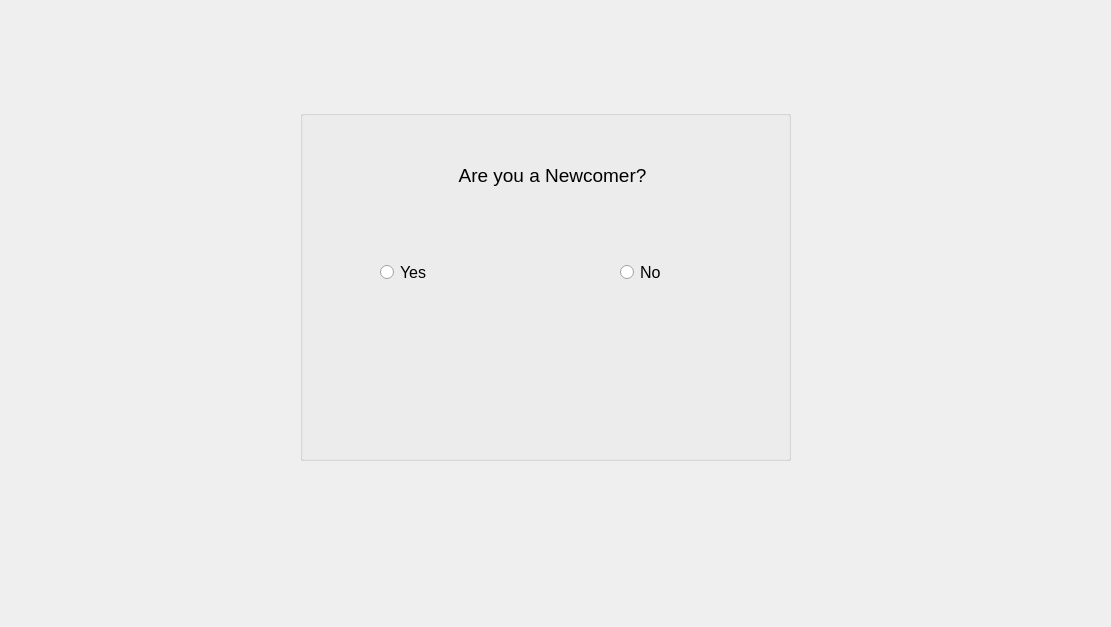
<?xml version="1.0" encoding="UTF-8"?>
<ui version="4.0">
 <class>H_NewComerYN</class>
 <widget class="QDialog" name="H_NewComerYN">
  <property name="geometry">
   <rect>
    <x>0</x>
    <y>0</y>
    <width>1111</width>
    <height>627</height>
   </rect>
  </property>
  <property name="windowTitle">
   <string>Dialog</string>
  </property>
  <widget class="QGroupBox" name="groupBox">
   <property name="geometry">
    <rect>
     <x>300</x>
     <y>110</y>
     <width>491</width>
     <height>351</height>
    </rect>
   </property>
   <property name="title">
    <string/>
   </property>
   <widget class="QLabel" name="label">
    <property name="geometry">
     <rect>
      <x>102</x>
      <y>50</y>
      <width>301</width>
      <height>31</height>
     </rect>
    </property>
    <property name="font">
     <font>
      <pointsize>14</pointsize>
     </font>
    </property>
    <property name="text">
     <string>Are you a Newcomer?</string>
    </property>
    <property name="alignment">
     <set>Qt::AlignCenter</set>
    </property>
   </widget>
   <widget class="QRadioButton" name="Yes">
    <property name="geometry">
     <rect>
      <x>80</x>
      <y>150</y>
      <width>110</width>
      <height>24</height>
     </rect>
    </property>
    <property name="font">
     <font>
      <pointsize>12</pointsize>
     </font>
    </property>
    <property name="text">
     <string>Yes</string>
    </property>
   </widget>
   <widget class="QRadioButton" name="No">
    <property name="geometry">
     <rect>
      <x>320</x>
      <y>150</y>
      <width>110</width>
      <height>24</height>
     </rect>
    </property>
    <property name="font">
     <font>
      <pointsize>12</pointsize>
     </font>
    </property>
    <property name="text">
     <string>No</string>
    </property>
   </widget>
  </widget>
 </widget>
 <resources/>
 <connections/>
</ui>
